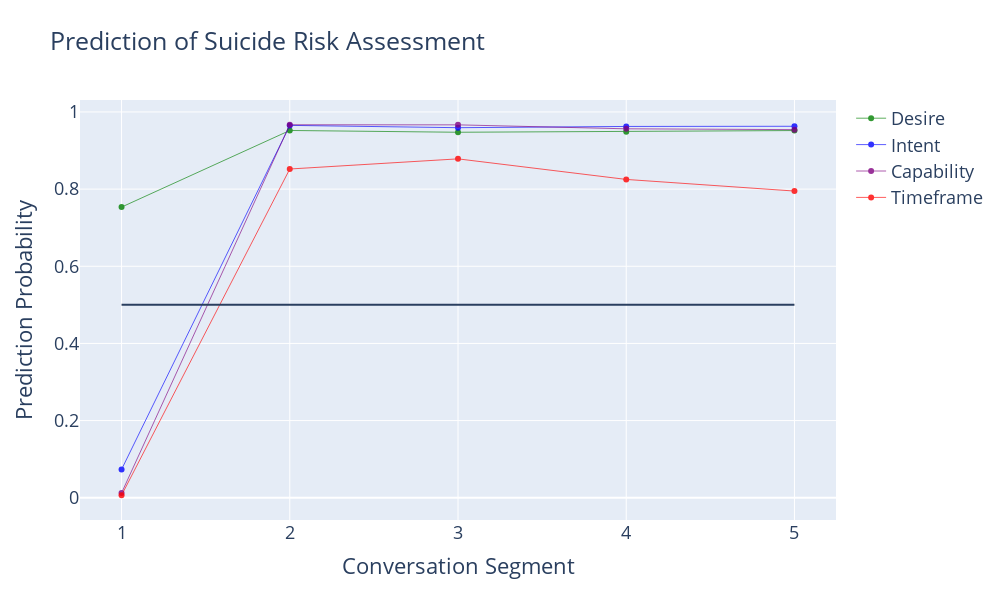

Notebook code cell kept with this figure:
### Code cell
make_plot(conv2, suicide_only=True)

### Figure 1 — Plotly figure (JSON) as saved in the notebook; plotly's stock layout.template omitted (floating-point values rounded to 4 significant figures)
{"data": [{"line": {"color": "green", "width": 0.8}, "name": "Desire", "opacity": 0.8, "text": ["Desire: 0.7534 <br>suicidal: 0.6013<br>feeling: 0.1375<br>tried: 0.0606<br>drugs: -0.0495<br>you: 0.0475<br>it: 0.0362", "Desire: 0.9520 <br>suicidal: 0.4128<br>life: 0.1723<br>take: 0.0888<br>would: 0.0708<br>when: 0.0619<br>knife: 0.0456", "Desire: 0.9474 <br>suicidal: 0.3410<br>life: 0.1339<br>would: 0.0873<br>take: 0.0822<br>when: 0.0718<br>you: 0.0688", "Desire: 0.9488 <br>suicidal: 0.3489<br>life: 0.1601<br>take: 0.0982<br>knife: 0.0882<br>would: 0.0830<br>you: 0.0757", "Desire: 0.9518 <br>suicidal: 0.3427<br>life: 0.1531<br>would: 0.1197<br>take: 0.1044<br>when: 0.0912<br>you: 0.0897"], "type": "scatter", "x": [1, 2, 3, 4, 5], "y": [0.7534, 0.952, 0.9474, 0.9488, 0.9518]}, {"line": {"color": "blue", "width": 0.8}, "name": "Intent", "opacity": 0.8, "text": ["Intent: 0.0733 <br>suicidal: 0.0499<br>feeling: 0.0139<br>help: 0.0132<br>drugs: -0.0130<br>before: 0.0120<br>work: -0.0118", "Intent: 0.9652 <br>suicidal: 0.3434<br>life: 0.1904<br>have: 0.1303<br>take: 0.1198<br>when: 0.1093<br>would: 0.1013", "Intent: 0.9592 <br>suicidal: 0.2776<br>life: 0.1523<br>take: 0.1263<br>when: 0.1141<br>you: 0.1111<br>have: 0.1106", "Intent: 0.9625 <br>suicidal: 0.2800<br>take: 0.1631<br>have: 0.1562<br>would: 0.1480<br>life: 0.1454<br>when: 0.1454", "Intent: 0.9629 <br>suicidal: 0.2688<br>life: 0.1712<br>would: 0.1636<br>when: 0.1581<br>take: 0.1518<br>have: 0.1518"], "type": "scatter", "x": [1, 2, 3, 4, 5], "y": [0.07331, 0.9652, 0.9592, 0.9625, 0.9629]}, {"line": {"color": "purple", "width": 0.8}, "name": "Capability", "opacity": 0.8, "text": ["Capability: 0.0123 <br>hi: -0.0047<br>tell: -0.0039<br>drugs: 0.0037<br>using: 0.0035<br>ve: 0.0031<br>step: 0.0028", "Capability: 0.9669 <br>suicidal: 0.2990<br>life: 0.1662<br>when: 0.1630<br>take: 0.1515<br>have: 0.1486<br>would: 0.1331", "Capability: 0.9666 <br>suicidal: 0.2600<br>life: 0.1514<br>when: 0.1481<br>have: 0.1450<br>take: 0.1414<br>would: 0.1404", "Capability: 0.9564 <br>suicidal: 0.2332<br>when: 0.2054<br>have: 0.2019<br>take: 0.1850<br>would: 0.1565<br>you: 0.1376", "Capability: 0.9542 <br>suicidal: 0.2460<br>when: 0.2232<br>have: 0.2142<br>would: 0.1813<br>life: 0.1492<br>take: 0.1491"], "type": "scatter", "x": [1, 2, 3, 4, 5], "y": [0.01232, 0.9669, 0.9666, 0.9564, 0.9542]}, {"line": {"color": "red", "width": 0.8}, "name": "Timeframe", "opacity": 0.8, "text": ["Timeframe: 0.0065 <br>suicidal: -0.0123<br>drugs: 0.0097<br>it: -0.0043<br>but: 0.0038<br>s: 0.0035<br>hi: -0.0030", "Timeframe: 0.8521 <br>suicidal: 0.2222<br>when: 0.1809<br>have: 0.1770<br>life: 0.1577<br>take: 0.1481<br>would: 0.1331", "Timeframe: 0.8784 <br>when: 0.2203<br>suicidal: 0.2095<br>have: 0.1710<br>take: 0.1386<br>life: 0.1305<br>would: 0.1290", "Timeframe: 0.8251 <br>when: 0.2556<br>have: 0.1770<br>take: 0.1593<br>would: 0.1555<br>suicidal: 0.1535<br>this: 0.1282", "Timeframe: 0.7950 <br>when: 0.2525<br>have: 0.1957<br>would: 0.1650<br>suicidal: 0.1549<br>take: 0.1261<br>life: 0.1224"], "type": "scatter", "x": [1, 2, 3, 4, 5], "y": [0.006484, 0.8521, 0.8784, 0.8251, 0.795]}], "layout": {"font": {"size": 18}, "height": 600, "shapes": [{"type": "line", "x0": 1, "x1": 5, "y0": 0.5, "y1": 0.5}], "title": {"text": "Prediction of Suicide Risk Assessment"}, "width": 1000, "xaxis": {"dtick": 1, "title": {"text": "Conversation Segment"}}, "yaxis": {"title": {"text": "Prediction Probability"}}}}
